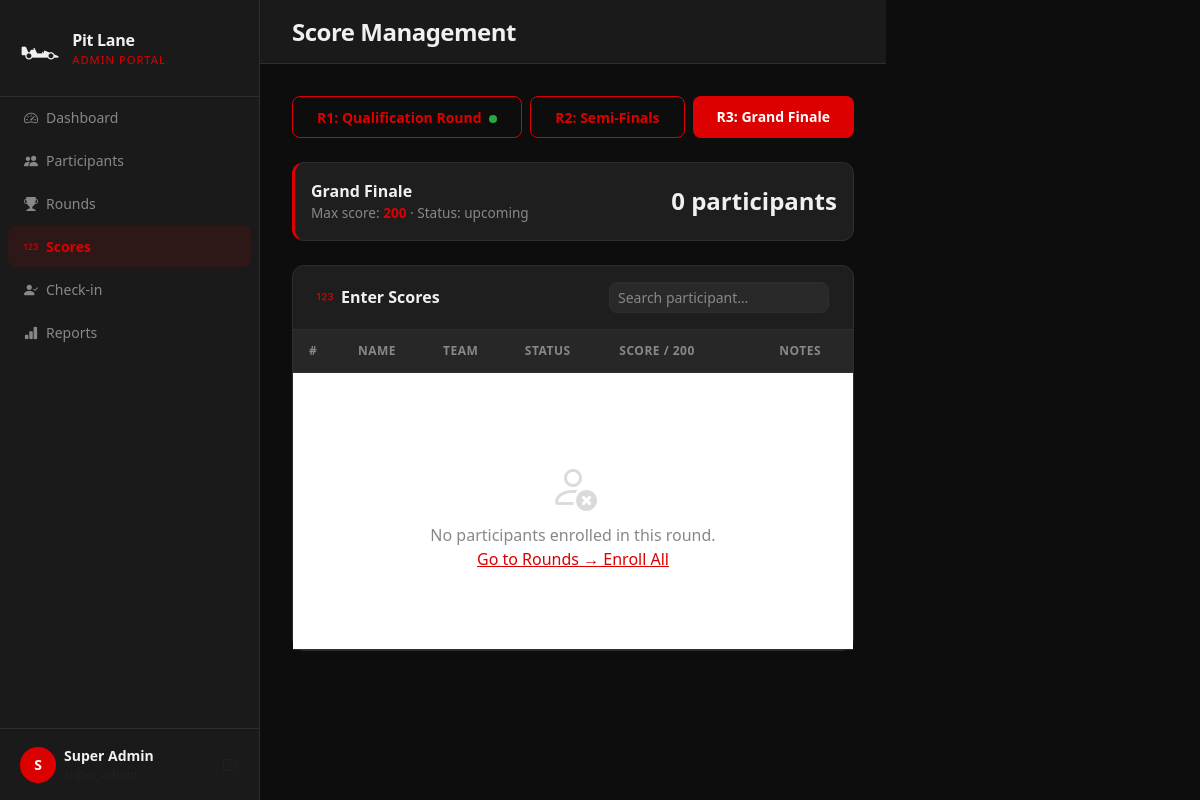
Page /admin/scores.php?round=3 (signed in) on the committed database.
### tables this page shows
CREATE TABLE IF NOT EXISTS rounds (
    id           INT           NOT NULL AUTO_INCREMENT,
    event_id     INT           NOT NULL,
    round_number INT           NOT NULL,
    name         VARCHAR(200)  NOT NULL,
    description  TEXT,
    max_score    INT           NOT NULL DEFAULT 100,
    start_date   DATETIME,
    end_date     DATETIME,
    status       ENUM('upcoming','active','completed') NOT NULL DEFAULT 'upcoming',
    created_at   TIMESTAMP     NOT NULL DEFAULT CURRENT_TIMESTAMP,
    PRIMARY KEY (id),
    UNIQUE KEY uq_round_number (event_id, round_number),
    CONSTRAINT fk_rounds_event FOREIGN KEY (event_id) REFERENCES events(id) ON DELETE CASCADE
);

### includes/functions.php (called while the page is built, shortened)
<?php
function sanitize(string $val): string {
    return htmlspecialchars(trim($val), ENT_QUOTES, 'UTF-8');
}
function isAdminLoggedIn(): bool {
    return !empty($_SESSION['admin_id']);
}
function currentAdmin(): ?array {
    static $admin = null;
    if ($admin === null) {
        $stmt = db()->prepare('SELECT id, username, name, email, role FROM admins WHERE id = ?');
        $stmt->execute([$_SESSION['admin_id']]);
        $admin = $stmt->fetch() ?: null;
    }
    return $admin;
}

### config/db.php (called while the page is built, shortened)
<?php
function db(): PDO {
    static $pdo = null;
    if ($pdo === null) {
        $dsn = sprintf('mysql:host=%s;dbname=%s;charset=%s', DB_HOST, DB_NAME, DB_CHARSET);
        $pdo = new PDO($dsn, DB_USER, DB_PASS, [
            PDO::ATTR_ERRMODE            => PDO::ERRMODE_EXCEPTION,
            PDO::ATTR_DEFAULT_FETCH_MODE => PDO::FETCH_ASSOC,
            PDO::ATTR_EMULATE_PREPARES   => false,
        ]);
    }
    return $pdo;
}

### admin/scores.php (the view, shortened to what this page needs)
<?php
require_once __DIR__ . '/../includes/layout.php';
$pdo = db();
$rounds = $pdo->query("
    SELECT r.id, r.round_number, r.name, r.max_score, r.status
    FROM rounds r JOIN events e ON e.id=r.event_id
    ORDER BY r.round_number
")->fetchAll();
$roundId       = (int)($_GET['round']       ?? ($rounds[0]['id'] ?? 0));
$currentRound = null;
foreach ($rounds as $r) {
    if ($r['id'] == $roundId) { $currentRound = $r; break; }
}
$where  = ['pr.round_id = ?'];
$params = [$roundId];
$whereSQL = 'WHERE ' . implode(' AND ', $where);
$entries = $pdo->prepare("
    SELECT pr.id AS pr_id, pr.score, pr.status AS pr_status, pr.notes, pr.checked_in_at,
           p.id AS p_id, p.name, p.email, p.city, p.team_name
    FROM participant_rounds pr
    JOIN participants p ON p.id = pr.participant_id
    {$whereSQL}
    ORDER BY pr.score DESC, p.name
");
$entries->execute($params);
$entries = $entries->fetchAll();
pageHead('Scores', true);
?>
<div class="d-flex">
<?php adminNav('scores'); ?>
<div class="admin-main">
  <div class="admin-topbar">
    <span class="page-title">Score Management</span>
  </div>
  <div class="admin-content">
    <div class="d-flex flex-wrap gap-2 mb-4">
      <?php foreach ($rounds as $r): ?>
      <a href="<?= APP_URL ?>/admin/scores.php?round=<?= $r['id'] ?>"
         class="btn btn-sm <?= $roundId==$r['id'] ? 'btn-ferrari' : 'btn-outline-ferrari' ?>">
        R<?= $r['round_number'] ?>: <?= sanitize($r['name']) ?>
        <?php if ($r['status']==='active'): ?><span class="status-dot active ms-1"></span><?php endif; ?>
      </a>
      <?php endforeach; ?>
    </div>
    <?php if ($currentRound): ?>
    <div class="card mb-4 p-3 d-flex flex-row align-items-center gap-3" style="border-left:3px solid var(--ferrari-red)">
      <div>
        <div class="fw-800"><?= sanitize($currentRound['name']) ?></div>
        <div style="color:var(--text-muted);font-size:.85rem">Max score: <strong class="text-ferrari"><?= $currentRound['max_score'] ?></strong> · Status: <?= $currentRound['status'] ?></div>
      </div>
      <div class="ms-auto fw-700" style="font-size:1.5rem"><?= count($entries) ?> participants</div>
    </div>
    <?php endif; ?>
    <div class="card">
      <div class="card-header px-4 py-3 d-flex align-items-center justify-content-between">
        <span><i class="bi bi-123 me-2 text-ferrari"></i>Enter Scores</span>
        <input id="tableSearch" class="form-control form-control-sm w-auto" placeholder="Search participant…" style="min-width:180px">
      </div>
      <form method="POST">
        <div class="table-responsive">
          <table class="table table-dark-custom mb-0">
            <thead>
              <tr><th>#</th><th>Name</th><th>Team</th><th>Status</th><th style="width:160px">Score / <?= $currentRound['max_score'] ?? '?' ?></th><th>Notes</th></tr>
            </thead>
            <tbody>
              <?php if ($entries): ?>
              <?php foreach ($entries as $i => $e): ?>
              <tr>
                <td style="color:var(--text-muted)"><?= $i+1 ?></td>
                <td>
                  <div class="fw-600"><?= sanitize($e['name']) ?></div>
                  <div style="font-size:.75rem;color:var(--text-muted)"><?= sanitize($e['email']) ?></div>
                </td>
                <td style="color:var(--text-muted)"><?= sanitize($e['team_name'] ?: '–') ?></td>
                <td><span class="badge badge-<?= $e['pr_status'] ?>"><?= ucfirst(str_replace('_',' ',$e['pr_status'])) ?></span></td>
                <td>
                  <input type="number" name="scores[<?= $e['pr_id'] ?>]"
                         class="form-control form-control-sm"
                         value="<?= $e['pr_status']==='scored' ? $e['score'] : '' ?>"
                         min="0" max="<?= $currentRound['max_score'] ?? 999 ?>"
                         step="0.5" placeholder="–">
                </td>
                <td style="font-size:.8rem;color:var(--text-muted)"><?= sanitize($e['notes'] ?: '') ?></td>
              </tr>
              <?php endforeach; ?>
              <?php else: ?>
              <tr><td colspan="6">
                <div class="empty-state">
                  <i class="bi bi-person-x"></i>
                  <div>No participants enrolled in this round.<br>
                    <a href="<?= APP_URL ?>/admin/rounds.php" style="color:var(--ferrari-red)">Go to Rounds → Enroll All</a>
                  </div>
                </div>
              </td></tr>
              <?php endif; ?>
            </tbody>
          </table>
        </div>
      </form>
    </div>
  </div>
</div>
</div>
<?php pageFoot(); ?>

### includes/layout.php
<?php
function pageHead(string $title, bool $isAdmin = false): void {
    $base = APP_URL;
    echo <<<HTML
<!DOCTYPE html>
<html lang="en">
<head>
<meta charset="UTF-8">
<meta name="viewport" content="width=device-width, initial-scale=1">
<title>{$title} – A Pit Lane of Ferrari</title>
<link rel="stylesheet" href="https://use.typekit.net/uef7mgf.css">
<link rel="stylesheet" href="https://cdn.jsdelivr.net/npm/bootstrap@5.3.3/dist/css/bootstrap.min.css">
<link rel="stylesheet" href="https://cdn.jsdelivr.net/npm/bootstrap-icons@1.11.3/font/bootstrap-icons.min.css">
<link rel="stylesheet" href="{$base}/assets/css/main.css">
</head>
<body>
HTML;
}
function pageFoot(bool $charts = false): void {
    $base = APP_URL;
    $chartScript = $charts
        ? '<script src="https://cdn.jsdelivr.net/npm/chart.js@4.4.4/dist/chart.umd.min.js"></script>'
        : '';
    echo <<<HTML
{$chartScript}
<script src="https://cdn.jsdelivr.net/npm/bootstrap@5.3.3/dist/js/bootstrap.bundle.min.js"></script>
<script src="{$base}/assets/js/main.js"></script>
</body>
</html>
HTML;
}
function adminNav(string $active = ''): void {
    $admin = currentAdmin();
    $base  = APP_URL;
    $items = [
        'dashboard'    => ['Dashboard',     'bi-speedometer2',   '/admin/index.php'],
        'participants' => ['Participants',   'bi-people-fill',    '/admin/participants.php'],
        'rounds'       => ['Rounds',         'bi-trophy-fill',    '/admin/rounds.php'],
        'scores'       => ['Scores',         'bi-123',            '/admin/scores.php'],
        'scanner'      => ['Check-in',        'bi-person-check-fill', '/admin/scanner.php'],
        'reports'      => ['Reports',        'bi-bar-chart-fill', '/admin/reports.php'],
    ];
    $initials = strtoupper(substr($admin['name'], 0, 1));
    $links = '';
    foreach ($items as $key => [$label, $icon, $href]) {
        $cls = $active === $key ? 'active' : '';
        $links .= <<<HTML
<li class="nav-item">
  <a class="nav-link {$cls}" href="{$base}{$href}">
    <i class="bi {$icon} me-2"></i>{$label}
  </a>
</li>
HTML;
    }
    echo <<<HTML
<nav class="admin-sidebar d-flex flex-column">
  <div class="sidebar-brand">
    <div class="ferrari-logo">🏎</div>
    <div>
      <div class="brand-name">Pit Lane</div>
      <div class="brand-sub">Admin Portal</div>
    </div>
  </div>
  <ul class="nav flex-column flex-grow-1 px-2">
    {$links}
  </ul>
  <div class="sidebar-footer">
    <div class="d-flex align-items-center gap-2">
      <div class="avatar">{$initials}</div>
      <div>
        <div class="fw-600 small">{$admin['name']}</div>
        <div class="text-muted" style="font-size:.75rem">{$admin['role']}</div>
      </div>
      <a href="{$base}/admin/logout.php" class="ms-auto text-muted" title="Logout">
        <i class="bi bi-box-arrow-right"></i>
      </a>
    </div>
  </div>
</nav>
HTML;
}

### assets/css/main.css (style rules this page uses)
:root { --ferrari-red: #DC0000; --ferrari-dark: #1A1A1A; --ferrari-darker: #0D0D0D; --ferrari-gold: #C8A84B; --ferrari-silver: #B0B0B0; --card-bg: #1E1E1E; --card-border: #2E2E2E; --text-primary: #F0F0F0; --text-muted: #888; --success: #28a745; --warning: #ffc107; --danger: #DC0000; --sidebar-w: 260px; --header-h: 64px; }
*, *::before, *::after { box-sizing: border-box; }
body { font-family: 'forma-djr-text', 'Forma DJR Text', system-ui, sans-serif; background: var(--ferrari-darker); color: var(--text-primary); margin: 0; min-height: 100vh; }
.fw-600 { font-weight: 600; }
.fw-700 { font-weight: 700; }
.fw-800 { font-weight: 800; }
.card { background: var(--card-bg); border: 1px solid var(--card-border); border-radius: 12px; color: var(--text-primary); }
.card-header { background: transparent; border-bottom: 1px solid var(--card-border); font-weight: 600; }
.admin-sidebar { width: var(--sidebar-w); background: var(--ferrari-dark); border-right: 1px solid var(--card-border); min-height: 100vh; position: fixed; top: 0; left: 0; z-index: 200; padding: 0; overflow-y: auto; }
.sidebar-brand { padding: 1.5rem 1.25rem; border-bottom: 1px solid var(--card-border); display: flex; align-items: center; gap: .75rem; }
.ferrari-logo { font-size: 2rem; }
.brand-name { font-weight: 800; font-size: 1rem; letter-spacing: -.3px; }
.brand-sub { font-size: .7rem; color: var(--ferrari-red); text-transform: uppercase; letter-spacing: 1px; }
.admin-sidebar .nav-link { color: var(--text-muted); padding: .625rem 1rem; border-radius: 8px; font-size: .875rem; font-weight: 500; transition: all .15s; margin-bottom: 2px; }
.admin-sidebar .nav-link:hover, .admin-sidebar .nav-link.active { color: #fff; background: rgba(220,0,0,.15); }
.admin-sidebar .nav-link.active { color: var(--ferrari-red); background: rgba(220,0,0,.1); font-weight: 600; }
.sidebar-footer { padding: 1rem 1.25rem; border-top: 1px solid var(--card-border); margin-top: auto; }
.avatar { width: 36px; height: 36px; border-radius: 50%; background: var(--ferrari-red); color: #fff; font-weight: 700; display: flex; align-items: center; justify-content: center; font-size: .875rem; flex-shrink: 0; }
.admin-main { margin-left: var(--sidebar-w); min-height: 100vh; padding: 0; }
.admin-topbar { height: var(--header-h); background: var(--ferrari-dark); border-bottom: 1px solid var(--card-border); display: flex; align-items: center; padding: 0 2rem; gap: 1rem; position: sticky; top: 0; z-index: 100; }
.admin-content { padding: 2rem; }
.page-title { font-size: 1.5rem; font-weight: 800; letter-spacing: -.5px; }
.btn-ferrari { background: var(--ferrari-red); color: #fff; border: none; font-weight: 600; border-radius: 8px; padding: .6rem 1.5rem; transition: all .15s; }
.btn-outline-ferrari { border: 1.5px solid var(--ferrari-red); color: var(--ferrari-red); background: transparent; font-weight: 600; border-radius: 8px; padding: .6rem 1.5rem; transition: all .15s; }
.table-dark-custom { color: var(--text-primary); }
.table-dark-custom thead th { background: rgba(255,255,255,.04); border-color: var(--card-border); font-size: .75rem; font-weight: 600; text-transform: uppercase; letter-spacing: .5px; color: var(--text-muted); padding: .75rem 1rem; }
.table-dark-custom tbody tr { border-color: var(--card-border); transition: background .1s; }
.table-dark-custom tbody td { padding: .875rem 1rem; vertical-align: middle; border-color: var(--card-border); }
.form-control, .form-select { background: rgba(255,255,255,.05); border-color: var(--card-border); color: var(--text-primary); border-radius: 8px; }
.form-control::placeholder { color: var(--text-muted); }
.status-dot { width: 8px; height: 8px; border-radius: 50%; display: inline-block; }
.status-dot.active { background: #28a745; }
.status-dot.active { animation: pulse 2s infinite; }
.text-ferrari { color: var(--ferrari-red) !important; }
.empty-state { text-align: center; padding: 4rem 2rem; color: var(--text-muted); }
.empty-state i { font-size: 3rem; margin-bottom: 1rem; opacity: .3; }

### rows in the picture
rounds: round_number "1", name "Qualification Round", status "active" (drawn)
rounds: round_number "2", name "Semi-Finals"
rounds: round_number "3", name "Grand Finale", max_score "200", status "upcoming"

### other values in the picture
$label "Dashboard"
$label "Participants"
$label "Rounds"
$label "Scores"
$label "Check-in"
$label "Reports"
$initials "S"
$admin['name'] "Super Admin"
count($entries) "0"
